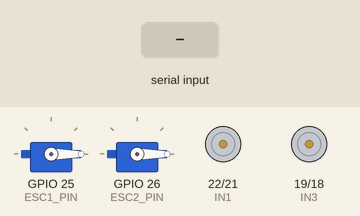
Simulated run of this sketch. Board: ESP32. Shown: 2 × servo, motor-driver pin pairs drawn as motors (green arrow = first pin HIGH = forward, orange = second pin HIGH = backward, longer = more drive, scaled by the enable pin). The inputs (shaded band) are chosen by the test bench. Nothing arrives over Bluetooth unless stated.

Above: at 4.7 s.
4.8 s: "F" received over the second serial link
At 5.8 s:
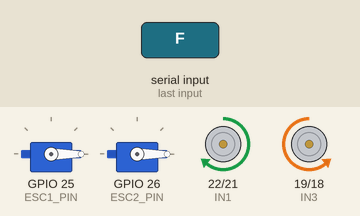
6.3 s: "B" received over the second serial link
At 7.0 s:
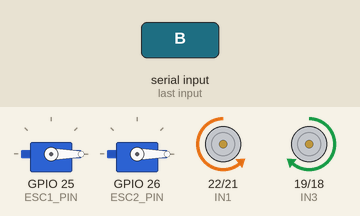
7.8 s: "L" received over the second serial link
At 8.1 s:
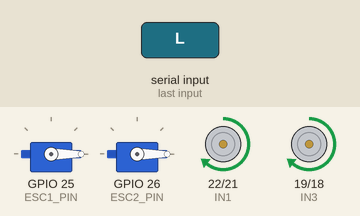
9.3 s: "R" received over the second serial link
At 10.5 s:
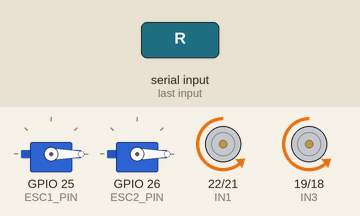
Timing chart, 0 to 11.8 s (numbered marks = the images above; inputs shaded):
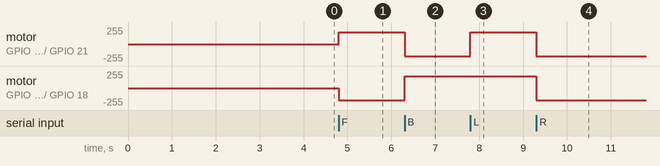

The sketch:

esp32.ino.ino
```cpp
#include <Arduino.h>
#include "BluetoothSerial.h"
#include <ESP32Servo.h>

// ---------------- BLUETOOTH ----------------
BluetoothSerial serialBT;

// ---------------- DC MOTOR PINS ----------------
#define ENA 5
#define ENB 23
#define IN1 22
#define IN2 21
#define IN3 19
#define IN4 18

// ---------------- BLDC ESC PINS ----------------
#define ESC1_PIN 25
#define ESC2_PIN 26

Servo esc1;
Servo esc2;

// ---------------- VARIABLES ----------------
int driveSpeed = 180;      // DC motor speed
int escPulse = 1100;       // BLDC RPM pulse
bool suctionON = false;

// ---------------- MOTOR FUNCTIONS ----------------
void stopAll() {
  analogWrite(ENA, 0);
  analogWrite(ENB, 0);
  digitalWrite(IN1, LOW);
  digitalWrite(IN2, LOW);
  digitalWrite(IN3, LOW);
  digitalWrite(IN4, LOW);
}

void forward() {
  analogWrite(ENA, driveSpeed);
  analogWrite(ENB, driveSpeed);
  digitalWrite(IN1, HIGH);
  digitalWrite(IN2, LOW);
  digitalWrite(IN3, LOW);
  digitalWrite(IN4, HIGH);
}

void backward() {
  analogWrite(ENA, driveSpeed);
  analogWrite(ENB, driveSpeed);
  digitalWrite(IN1, LOW);
  digitalWrite(IN2, HIGH);
  digitalWrite(IN3, HIGH);
  digitalWrite(IN4, LOW);
}

void left() {
  analogWrite(ENA, driveSpeed);
  analogWrite(ENB, driveSpeed);
  digitalWrite(IN1, HIGH);
  digitalWrite(IN2, LOW);
  digitalWrite(IN3, HIGH);
  digitalWrite(IN4, LOW);
}

void right() {
  analogWrite(ENA, driveSpeed);
  analogWrite(ENB, driveSpeed);
  digitalWrite(IN1, LOW);
  digitalWrite(IN2, HIGH);
  digitalWrite(IN3, LOW);
  digitalWrite(IN4, HIGH);
}

// ---------------- SETUP ----------------
void setup() {
  Serial.begin(115200);          // helps stable boot
  delay(500);

  serialBT.begin("ESP32 WiFi");

  pinMode(ENA, OUTPUT);
  pinMode(ENB, OUTPUT);
  pinMode(IN1, OUTPUT);
  pinMode(IN2, OUTPUT);
  pinMode(IN3, OUTPUT);
  pinMode(IN4, OUTPUT);

  // Attach ESCs
  esc1.attach(ESC1_PIN, 1000, 2000);
  esc2.attach(ESC2_PIN, 1000, 2000);

  // ARM ESCs (VERY IMPORTANT)
  esc1.writeMicroseconds(1000);
  esc2.writeMicroseconds(1000);
  delay(3000);

  stopAll();
}

// ---------------- LOOP ----------------
void loop() {
  if (serialBT.available()) {
    char cmd = serialBT.read();

    // ---- MOVEMENT ----
    if (cmd == 'F') forward();
    else if (cmd == 'B') backward();
    else if (cmd == 'L') left();
    else if (cmd == 'R') right();
    else if (cmd == 'S') stopAll();

    // ---- RPM PRESETS ----
    else if (cmd == '1') escPulse = 1100;   // F1
    else if (cmd == '2') escPulse = 1500;   // F2
    else if (cmd == '3') escPulse = 1750;   // F3
    else if (cmd == '4') escPulse = 1950;   // F4

    // ---- SUCTION TOGGLE ----
    else if (cmd == 'U') {
      suctionON = !suctionON;

      if (suctionON) {
        esc1.writeMicroseconds(escPulse);
        esc2.writeMicroseconds(escPulse);
      } else {
        esc1.writeMicroseconds(1000);
        esc2.writeMicroseconds(1000);
      }
    }
  }

  delay(5);   // small stability delay
}
```

Measured:
- after the input at 4.8 s, motor on GPIO 22 (IN1) / GPIO 21 (IN2): stopped → forward 180/255 at once; motor on GPIO 19 (IN3) / GPIO 18 (IN4): stopped → backward 180/255 at once
- after the input at 6.3 s, motor on GPIO 22 (IN1) / GPIO 21 (IN2): forward 180/255 → backward 180/255 at once; motor on GPIO 19 (IN3) / GPIO 18 (IN4): backward 180/255 → forward 180/255 at once
- after the input at 7.8 s, motor on GPIO 22 (IN1) / GPIO 21 (IN2): backward 180/255 → forward 180/255 at once
- after the input at 9.3 s, motor on GPIO 22 (IN1) / GPIO 21 (IN2), motor on GPIO 19 (IN3) / GPIO 18 (IN4): forward 180/255 → backward 180/255 at once
